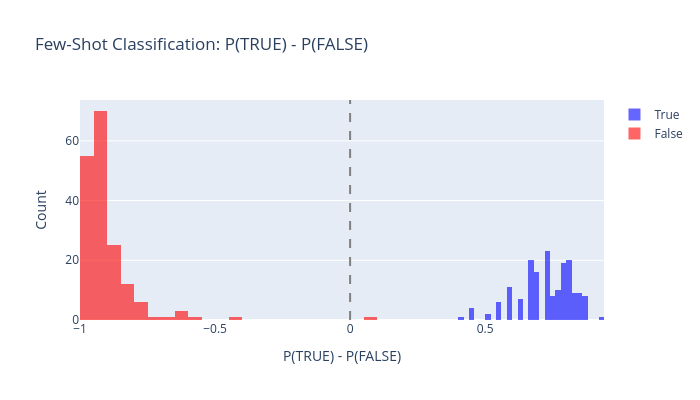

Write notebook code for a chart like this one.
### Markdown cell above
Evaluates Spanish/English statements absent from the prompt using the full-vocabulary next-token probability difference `P(TRUE) - P(FALSE)`, with positive scores classified as true. Accuracy, class means, and histograms establish the intervention baseline, subject to the built-in accuracy assertion. Tokenized inputs remain on CPU, so compatibility depends on model dispatch.

### Code cell
def few_shot_evaluate(
    statements: list[str],
    model: AutoModelForCausalLM,
    tokenizer: AutoTokenizer,
    few_shot_prompt: str,
    true_id: int,
    false_id: int,
    batch_size: int = 32,
) -> Float[Tensor, " n"]:
    """
    Evaluate P(TRUE) - P(FALSE) for each statement using few-shot classification.

    Args:
        statements: List of statements to classify.
        model: Language model.
        tokenizer: Tokenizer.
        few_shot_prompt: The few-shot prefix prompt.
        true_id: Token ID for " TRUE".
        false_id: Token ID for " FALSE".
        batch_size: Batch size.

    Returns:
        Tensor of P(TRUE) - P(FALSE) for each statement.
    """
    result = t.zeros(len(statements))
    for i in range(0, len(statements), batch_size):
        statements_batch = statements[i:i + batch_size]
        for j in range(len(statements_batch)):
            statements_batch[j] = few_shot_prompt + statements_batch[j] + " This statement is:"
        inputs = tokenizer(statements_batch, padding=True, return_tensors="pt")
        with t.no_grad():
            outputs = model(**inputs)
        attn_mask = inputs["attention_mask"]
        batch_indices = t.arange(len(statements_batch))
        last_token_indices = attn_mask.sum(dim=1) - 1
        probs = t.softmax(outputs.logits[batch_indices, last_token_indices, :], dim=-1)
        p_true = probs[:, true_id]
        p_false = probs[:, false_id]
        diff = p_true - p_false
        result[i:i + len(statements_batch)] = diff
    return result
    raise NotImplementedError()


# Load sp_en_trans for evaluation (exclude statements used in the few-shot prompt) 
sp_df = datasets["sp_en_trans"]
sp_statements = sp_df["statement"].tolist()
sp_labels = t.tensor(sp_df["label"].values, dtype=t.float32)

# Filter out statements that appear in the few-shot prompt
sp_eval_mask = [s not in FEW_SHOT_PROMPT for s in sp_statements]
sp_eval_stmts = [s for s, m in zip(sp_statements, sp_eval_mask) if m]
sp_eval_labels = sp_labels[t.tensor(sp_eval_mask)]

p_diffs = few_shot_evaluate(sp_eval_stmts, model, tokenizer, FEW_SHOT_PROMPT, TRUE_ID, FALSE_ID)

# Compute accuracy
preds = (p_diffs > 0).float()
acc = (preds == sp_eval_labels).float().mean().item()
assert acc > 0.9, f"Few-shot accuracy too low: {acc:.3f} (expected > 0.9)"
true_mean = p_diffs[sp_eval_labels == 1].mean().item()
false_mean = p_diffs[sp_eval_labels == 0].mean().item()

print(f"Few-shot classification accuracy: {acc:.3f}")
print(f"Mean P(TRUE)-P(FALSE) for true statements:  {true_mean:.4f}")
print(f"Mean P(TRUE)-P(FALSE) for false statements: {false_mean:.4f}")

# Histogram
fig = go.Figure()
fig.add_trace(
    go.Histogram(x=p_diffs[sp_eval_labels == 1].numpy(), name="True", marker_color="blue", opacity=0.6, nbinsx=30)
)
fig.add_trace(
    go.Histogram(x=p_diffs[sp_eval_labels == 0].numpy(), name="False", marker_color="red", opacity=0.6, nbinsx=30)
)
fig.add_vline(x=0, line_dash="dash", line_color="gray")
fig.update_layout(
    title="Few-Shot Classification: P(TRUE) - P(FALSE)",
    xaxis_title="P(TRUE) - P(FALSE)",
    yaxis_title="Count",
    barmode="overlay",
    height=400,
    width=700,
)
fig.show()

### Figure 1 — Plotly figure (JSON) as saved in the notebook; plotly's stock layout.template omitted (floating-point values rounded to 4 significant figures; data arrays with more than 128 entries replaced by an {"elided": "..."} marker saying what was removed)
{"data": [{"marker": {"color": "blue"}, "name": "True", "nbinsx": 30, "opacity": 0.6, "type": "histogram", "x": {"elided": "174 float values"}}, {"marker": {"color": "red"}, "name": "False", "nbinsx": 30, "opacity": 0.6, "type": "histogram", "x": {"elided": "176 float values"}}], "layout": {"barmode": "overlay", "height": 400, "shapes": [{"line": {"color": "gray", "dash": "dash"}, "type": "line", "x0": 0, "x1": 0, "xref": "x", "y0": 0, "y1": 1, "yref": "y domain"}], "title": {"text": "Few-Shot Classification: P(TRUE) - P(FALSE)"}, "width": 700, "xaxis": {"title": {"text": "P(TRUE) - P(FALSE)"}}, "yaxis": {"title": {"text": "Count"}}}}
